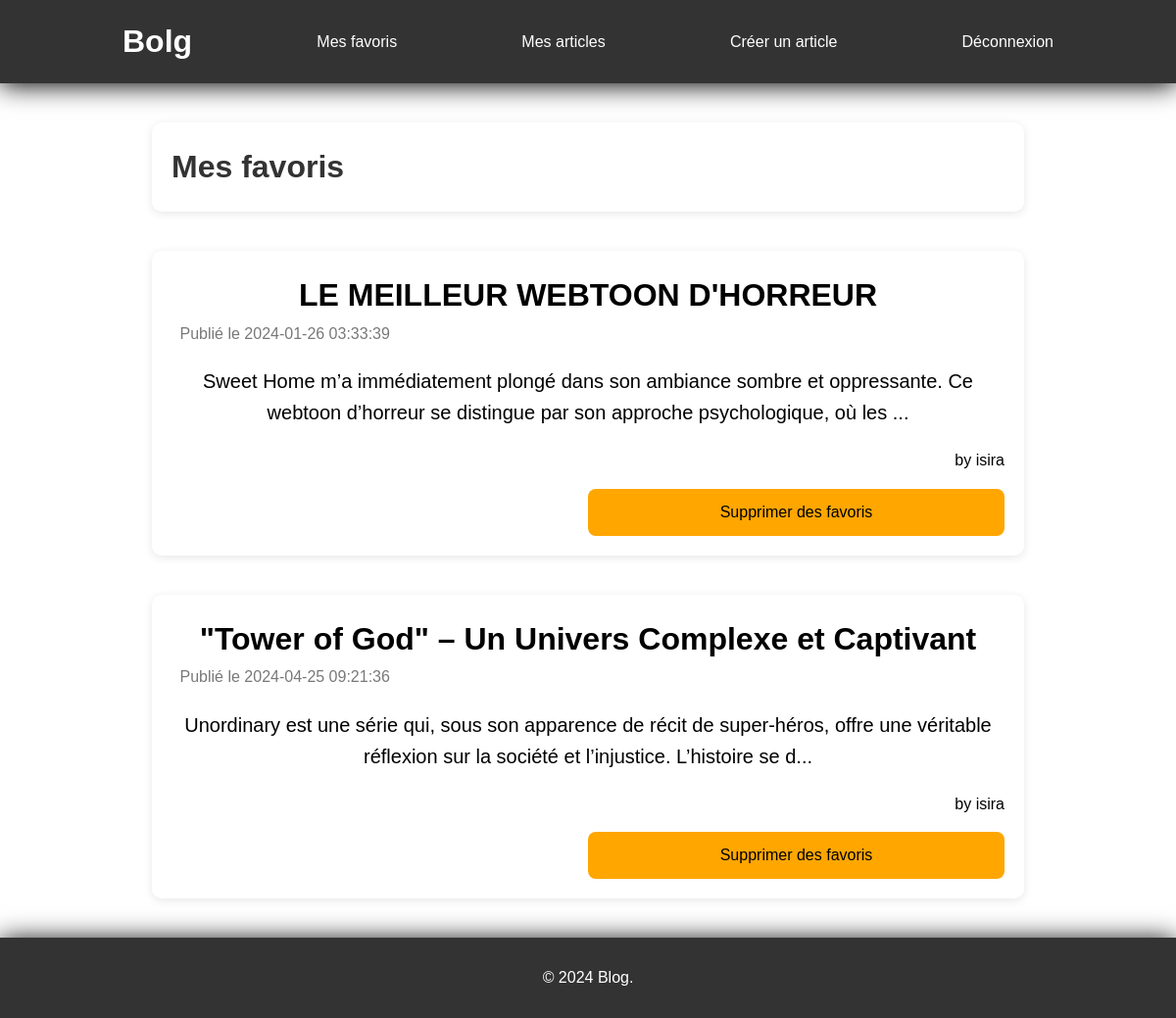
Page /favoris.php (signed in) on the committed database.
### tables this page shows
CREATE TABLE IF NOT EXISTS `article` (
  `id_article` int NOT NULL AUTO_INCREMENT,
  `contenu` mediumtext NOT NULL,
  `date_pub` timestamp NOT NULL DEFAULT CURRENT_TIMESTAMP,
  `titre` varchar(150) NOT NULL,
  `id_user` int NOT NULL,
  PRIMARY KEY (`id_article`),
  KEY `fk_article` (`id_user`)
);

CREATE TABLE IF NOT EXISTS `user` (
  `id_user` int NOT NULL AUTO_INCREMENT,
  `email` varchar(25) NOT NULL,
  `mdp` varchar(61) NOT NULL,
  `pseudo` varchar(20) NOT NULL,
  `admin` tinyint(1) NOT NULL,
  PRIMARY KEY (`id_user`),
  UNIQUE KEY `email` (`email`),
  UNIQUE KEY `pseudo` (`pseudo`)
);

### favoris.php (the view, shortened to what this page needs)
<?php
require_once 'header.php';
?>
    <div class="background">
        <h1>Mes favoris</h1>
    </div>
<?php
        $stmt = $conn->prepare("SELECT a.id_article, a.titre, a.date_pub, SUBSTR(a.contenu, 1, 150) as contenu
                                FROM user u JOIN favoris f ON u.id_user = f.id_user
                                            JOIN article a ON f.id_article = a.id_article
                                WHERE u.id_user = {$_SESSION['idUser']} order by a.date_pub asc");
        $stmt->execute();
        $article = $stmt->fetchAll();
        if(!empty($article)){
            foreach($article as $art){
                $stmt2 = $conn->prepare("SELECT pseudo from user u JOIN article a ON u.id_user = a.id_user WHERE id_article = {$art['id_article']}");
                $stmt2->execute();
                $pseudoCrea = $stmt2->fetch();
                echo '<div class="afficher_article background"><a href="./article.php?id_article=' . $art['id_article']. '">';
                echo '<h1>' . $art['titre'] . '</h1>';
                echo '<p>Publié le ' . $art['date_pub'] . '</p>';
                echo '<p>' . $art['contenu'] . '...</p>';
                echo '<p>by ' . $pseudoCrea['pseudo'] . '</p></a>';
                ?>
                    <form class="supprimer_fav" method="post">
                        <button type="submit" name="suppr_fav" value="<?php echo $art['id_article'];?>">Supprimer des favoris</button>
                    </form>
                <?php
                echo '</div>';
            }
        } else{
            echo '<div class="background"><h2>Aucun favoris.</h2></div>';
        }
require_once 'footer.php';
?>

### css/style.css (style rules this page uses)
body { height: 100vh; min-height: 100vh; font-family: Arial, sans-serif; margin: 0; background-image: url("../image/anime.png"); color: #333; line-height: 1.6; display: flex; flex-direction: column; }
h1,h2,h3 { margin: 0; }
form { display: flex; flex-direction: column; background-color: #fff; max-width: 850px; padding: 5px 20px 20px; margin: 40px auto; border-radius: 10px; box-shadow: 0 4px 8px rgba(0, 0, 0, 0.1); }
button { background-color: #ffa600; border-radius: 8px; border-style: none; box-sizing: border-box; color: #000000; font-size: 16px; height: 3rem; padding: 0 1.6rem; text-align: center; transition: all .5s; touch-action: manipulation; }
.background { background-color: #fff; max-width: 850px; margin: 40px auto; padding: 20px; border-radius: 10px; box-shadow: 0 2px 10px rgba(0, 0, 0, 0.1); }
.afficher_article { display: grid; grid-template-columns: 1fr 1fr; grid-template-rows: 1fr 1fr 1fr; }
.afficher_article h1 { grid-column: 1; grid-row: 1; text-align: center; }
.afficher_article p:nth-of-type(1) { grid-column: 1/2; grid-row: 2/3; margin-top: 0%; margin-left: 1%; color: rgb(120, 120, 122); }
.afficher_article p:nth-of-type(2) { grid-column: 1 / 3; grid-row: 3; font-size: 20px; text-align: center; }
.afficher_article p:nth-of-type(3) { grid-column: 2; grid-row: 1; text-align: right; }
.afficher_article a { grid-column: 1/3; grid-row: 1/4; color:#000000; text-decoration: none; }
.afficher_article form.supprimer_fav, .afficher_article form.suppr_article { grid-column: 2/3; grid-row: 5/6; margin: 0%; padding: 0px }
#article form, .afficher_com form, .afficher_article form { text-align: right; box-shadow: none; }

### rows in the picture
article: titre "LE MEILLEUR WEBTOON D'HORREUR", date_pub "2024-01-26 03:33:39", contenu "Sweet Home m’a immédiatement plongé dans son ambiance sombre et oppressante. Ce webtoon d’horreur se distingue par son approche psychologique, où les", id_user.pseudo "isira", $art['id_article'] 13 (drawn)
article: titre "\"Tower of God\" – Un Univers Complexe et Captivant", date_pub "2024-04-25 09:21:36", contenu "Unordinary est une série qui, sous son apparence de récit de super-héros, offre une véritable réflexion sur la société et l’injustice. L’histoire se d", id_user.pseudo "isira", $art['id_article'] 12 (drawn)
